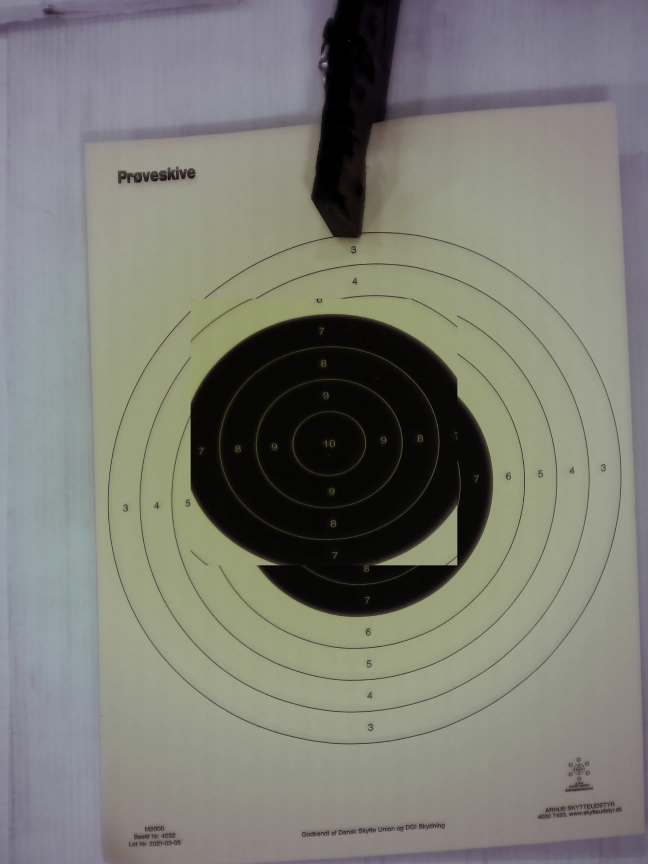
#> input picture test_corrected.jpg, 1944 x 2592 px, given in place of 10-shot-1.mkv, which was not available (shown at 1/3 size)
$ python analyze_false_positive.py
#> lines starting #> are read from the running program, lines starting #| are printed output that depends on the picture; after the words box and inside, x2 and y2 are one past the last pixel; in counts of white or black regions, pixels touching at a corner belong together; pictures that were not available may be replaced by others from this repository, and a replacement may not be noted
#> (reads sequential_detection_results.json from the repository)
### perspective.py
#!/usr/bin/env python3
"""
Perspective transformation and ellipse detection utilities
Handles ellipse detection, ellipse-to-circle transformation, debug visualization, and related calculations
"""
import cv2
import numpy as np
import os
import time
import yaml


class Perspective:
    """Handles perspective correction and ellipse detection for camera targeting systems"""

    def __init__(self, calibration_file="perspective_calibration.yaml"):
        self.calibration_file = calibration_file
        self.saved_perspective_matrix = None
        self.saved_ellipse_data = None
        self.saved_checkerboard_data = None
        self.calibration_method = None  # 'ellipse' or 'checkerboard'
        self.calibration_resolution = None
        self.debug_mode = False
        self.debug_frame = None

        # Load saved calibration on startup
        self.load_calibration()

    def set_debug_mode(self, enabled):
        """Enable or disable debug visualization"""
        self.debug_mode = enabled

    def get_debug_frame(self):
        """Get the current debug frame"""
        return self.debug_frame

    # [882 lines left out: functions analyze_ring_detection, experimental_ellipse_detection, draw_all_ellipses, create_ellipse_to_circle_transform, measure_circle_circularity, transform_ellipse_center and 10 more, not called in this run]

    def apply_perspective_correction(self, frame, matrix=None, output_size=None):
        """
        Apply perspective correction to frame using the original frame dimensions
        Handles both affine (2x3) and perspective (3x3) transformation matrices
        """
        # Use saved matrix if none provided
        if matrix is None:
            matrix = self.saved_perspective_matrix

        if matrix is None:
            return None

        # Use original frame dimensions if output_size not specified
        if output_size is None:
            input_height, input_width = frame.shape[:2]
            output_size = (input_width, input_height)

        # Apply the transformation
        if matrix.shape == (2, 3):
            return cv2.warpAffine(frame, matrix, output_size)
        elif matrix.shape == (3, 3):
            return cv2.warpPerspective(frame, matrix, output_size)
        else:
            print(f"Unsupported matrix shape: {matrix.shape}")
            return None

    # [33 lines left out: function save_calibration, not called in this run]

    def load_calibration(self):
        """Load perspective calibration from YAML file"""
        if not os.path.exists(self.calibration_file):
            print(f"No calibration file found at {self.calibration_file}")
            return False, "No calibration file found"

        try:
            with open(self.calibration_file, 'r') as f:
                calibration_data = yaml.safe_load(f)

            # Load perspective matrix and resolution
            if 'perspective_matrix' in calibration_data:
                self.saved_perspective_matrix = np.array(calibration_data['perspective_matrix'], dtype=np.float32)
                self.calibration_resolution = calibration_data.get('camera_resolution', None)

            # Load calibration method
            self.calibration_method = calibration_data.get('calibration_method', 'unknown')

            # Load method-specific data
            if 'ellipse_data' in calibration_data:
                self.saved_ellipse_data = calibration_data['ellipse_data']
            if 'checkerboard_data' in calibration_data:
                self.saved_checkerboard_data = calibration_data['checkerboard_data']

            timestamp = calibration_data.get('timestamp', 0)
            age_hours = (time.time() - timestamp) / 3600

            method_name = self.calibration_method or 'unknown'
            print(f"Perspective calibration ({method_name}) loaded from {self.calibration_file} (age: {age_hours:.1f} hours)")
            return True, f"Calibration loaded successfully ({method_name}, age: {age_hours:.1f}h)"

        except Exception as e:
            error_msg = f"Failed to load calibration: {str(e)}"
            print(error_msg)
            return False, error_msg

    # [567 lines left out: functions detect_checkerboard_corners, create_checkerboard_perspective_transform, calibrate_perspective_checkerboard, calibrate_perspective_ellipse_iterative, _create_iterative_debug_frame, calibrate_perspective and 1 more, not called in this run]

    def get_perspective_matrix(self):
        """Get the current perspective matrix"""
        return self.saved_perspective_matrix

### analyze_false_positive.py
#!/usr/bin/env python3
"""
Analyze a specific detection to understand why it's a false positive
"""

import cv2
import numpy as np
from perspective import Perspective
from target_detection import TargetDetector
import json
import os


def analyze_detection(video_path, shot_info, reference_frame_num=50):
    """
    Create detailed visualization showing why a detection occurred
    """
#> called with video_path = 'samples/10-shot-1.mkv', reference_frame_num = 50
    shot_num = shot_info['shot_number']
    frame_num = shot_info['frame_detected']
    shot_x, shot_y = shot_info['x'], shot_info['y']

    print(f"🔍 Analyzing Shot #{shot_num} (Frame {frame_num})")
    print(f"   Position: ({shot_x}, {shot_y})")
    print("=" * 70)

    cap = cv2.VideoCapture(video_path)
    perspective = Perspective()

    # Get reference frame
    cap.set(cv2.CAP_PROP_POS_FRAMES, reference_frame_num)
    ret, ref = cap.read()
#> ref is the input picture: shape (2592, 1944, 3); mean B, G, R 116.2, 124.1, 123.8
    ref = cv2.rotate(ref, cv2.ROTATE_90_COUNTERCLOCKWISE)
#> ref: shape (1944, 2592, 3)
    ref = perspective.apply_perspective_correction(ref)
    ref_gray = cv2.cvtColor(ref, cv2.COLOR_BGR2GRAY)

    # Get detection frame
    cap.set(cv2.CAP_PROP_POS_FRAMES, frame_num)
    ret, curr = cap.read()
    curr = cv2.rotate(curr, cv2.ROTATE_90_COUNTERCLOCKWISE)
    curr = perspective.apply_perspective_correction(curr)
    curr_gray = cv2.cvtColor(curr, cv2.COLOR_BGR2GRAY)

    cap.release()

    # Create ROI around detection
    roi_size = 150
    x1 = max(0, shot_x - roi_size)
    y1 = max(0, shot_y - roi_size)
    x2 = min(ref.shape[1], shot_x + roi_size)
#> x2 = 1220
    y2 = min(ref.shape[0], shot_y + roi_size)
#> y2 = 1446

    # Extract ROIs
    ref_roi = ref[y1:y2, x1:x2]
    curr_roi = curr[y1:y2, x1:x2]
    ref_gray_roi = ref_gray[y1:y2, x1:x2]
    curr_gray_roi = curr_gray[y1:y2, x1:x2]

    # Calculate difference in ROI
    diff_roi = cv2.absdiff(ref_gray_roi, curr_gray_roi)
#> diff_roi: shape (300, 300); every value is 0
    darker_roi = cv2.subtract(ref_gray_roi, curr_gray_roi)

    # Mark the detection point in ROI coordinates
    roi_x = shot_x - x1
    roi_y = shot_y - y1

    # Create visualizations
    # 1. Reference ROI with marker
    ref_marked = ref_roi.copy()
    cv2.drawMarker(ref_marked, (roi_x, roi_y), (0, 255, 0), cv2.MARKER_CROSS, 30, 3)
    cv2.circle(ref_marked, (roi_x, roi_y), 30, (0, 255, 0), 2)

    # 2. Current ROI with marker
    curr_marked = curr_roi.copy()
    cv2.drawMarker(curr_marked, (roi_x, roi_y), (0, 0, 255), cv2.MARKER_CROSS, 30, 3)
    cv2.circle(curr_marked, (roi_x, roi_y), 30, (0, 0, 255), 2)

    # 3. Difference map (enhanced)
    diff_enhanced = cv2.normalize(diff_roi, None, 0, 255, cv2.NORM_MINMAX)
    diff_colored = cv2.applyColorMap(diff_enhanced, cv2.COLORMAP_JET)
    cv2.drawMarker(diff_colored, (roi_x, roi_y), (255, 255, 255), cv2.MARKER_CROSS, 30, 3)
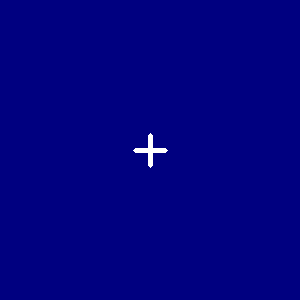
#> diff_colored: shape (300, 300, 3); mean B, G, R 128.4, 0.9, 0.9

    # 4. Darker regions map
    darker_enhanced = cv2.normalize(darker_roi, None, 0, 255, cv2.NORM_MINMAX)
    darker_colored = cv2.applyColorMap(darker_enhanced, cv2.COLORMAP_HOT)
#> darker_colored: shape (300, 300, 3); every value is 0
    cv2.drawMarker(darker_colored, (roi_x, roi_y), (255, 255, 255), cv2.MARKER_CROSS, 30, 3)
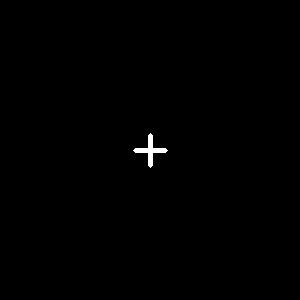
#> darker_colored: shape (300, 300, 3); 0.33% white; 1 white region, box (x1, y1, x2, y2) and area: (133, 133, 168, 168) 301

    # 5. Threshold visualization (what the detector sees)
    _, darker_thresh = cv2.threshold(darker_roi, 10, 255, cv2.THRESH_BINARY)
    darker_thresh_colored = cv2.cvtColor(darker_thresh, cv2.COLOR_GRAY2BGR)
    cv2.drawMarker(darker_thresh_colored, (roi_x, roi_y), (0, 0, 255), cv2.MARKER_CROSS, 30, 3)
#> darker_thresh_colored: shape (300, 300, 3); mean B, G, R 0, 0, 0.9

    # Add labels
    def add_label(img, text):
#> called with text = 'REFERENCE (frame 50)'
        labeled = img.copy()
        cv2.putText(labeled, text, (10, 30), cv2.FONT_HERSHEY_SIMPLEX,
                   0.7, (255, 255, 255), 2)
        cv2.rectangle(labeled, (0, 0), (img.shape[1]-1, img.shape[0]-1), (255, 255, 255), 2)
        return labeled

    ref_labeled = add_label(ref_marked, f"REFERENCE (frame {reference_frame_num})")
    curr_labeled = add_label(curr_marked, f"DETECTION (frame {frame_num})")
    diff_labeled = add_label(diff_colored, "DIFFERENCE (absolute)")
    darker_labeled = add_label(darker_colored, "DARKER REGIONS")
    thresh_labeled = add_label(darker_thresh_colored, "THRESHOLD (>10 units)")

    # Create grid layout
    row1 = np.hstack([ref_labeled, curr_labeled])
    row2 = np.hstack([diff_labeled, darker_labeled])
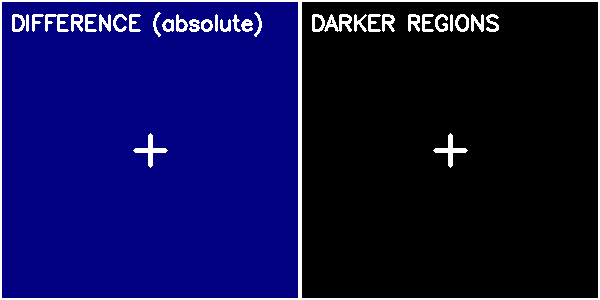
#> row2: shape (300, 600, 3); mean B, G, R 73.3, 12.6, 12.6
    row3_padding = np.zeros_like(thresh_labeled)
    row3 = np.hstack([thresh_labeled, row3_padding])
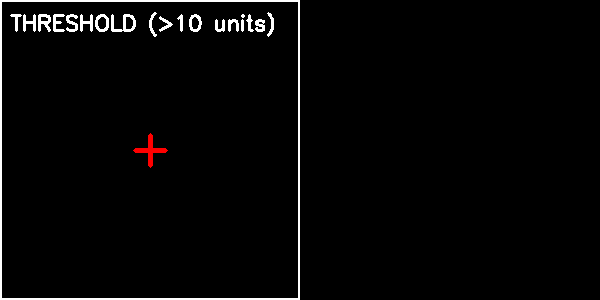
#> row3: shape (300, 600, 3); mean B, G, R 6, 6, 6.4

    # Ensure all rows have same width
    max_width = max(row1.shape[1], row2.shape[1], row3.shape[1])
#> max_width = 600

    if row3.shape[1] < max_width:
        padding = np.zeros((row3.shape[0], max_width - row3.shape[1], 3), dtype=np.uint8)
        row3 = np.hstack([row3, padding])

    grid = np.vstack([row1, row2, row3])
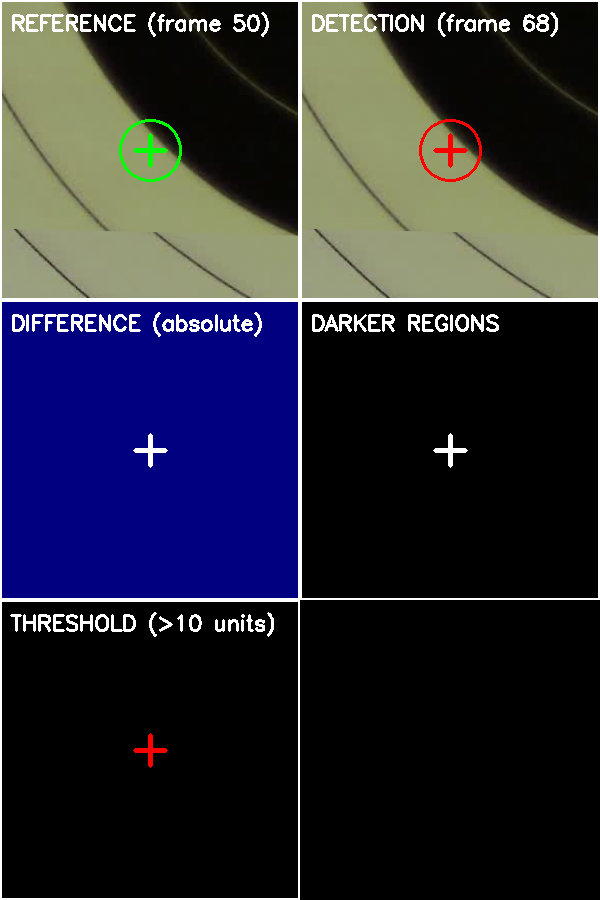
#> grid: shape (900, 600, 3); mean B, G, R 52.8, 41.6, 40.8

    # Add analysis info
    info_height = 150
    info_panel = np.zeros((info_height, grid.shape[1], 3), dtype=np.uint8)
    info_panel[:] = (40, 40, 40)

    # Calculate statistics at detection point
    sample_size = 10
    sy1 = max(0, roi_y - sample_size)
    sy2 = min(ref_gray_roi.shape[0], roi_y + sample_size)
#> sy2 = 160
    sx1 = max(0, roi_x - sample_size)
    sx2 = min(ref_gray_roi.shape[1], roi_x + sample_size)
#> sx2 = 160

    ref_val = np.mean(ref_gray_roi[sy1:sy2, sx1:sx2])
#> ref_val = 147.1
    curr_val = np.mean(curr_gray_roi[sy1:sy2, sx1:sx2])
#> curr_val = 147.1
    diff_val = ref_val - curr_val
#> diff_val = 0

    max_darker = np.max(darker_roi)
#> max_darker = 0
    mean_darker = np.mean(darker_roi)
#> mean_darker = 0
    darker_pixels = np.sum(darker_roi > 10)
#> darker_pixels = 0

    y_pos = 30
    cv2.putText(info_panel, f"Shot #{shot_num} Analysis - Position ({shot_x}, {shot_y})",
               (20, y_pos), cv2.FONT_HERSHEY_SIMPLEX, 0.8, (255, 255, 255), 2)

    y_pos += 35
    cv2.putText(info_panel, f"Reference intensity: {ref_val:.1f}  |  Detection intensity: {curr_val:.1f}  |  Difference: {diff_val:.1f}",
               (20, y_pos), cv2.FONT_HERSHEY_SIMPLEX, 0.6, (200, 200, 200), 1)

    y_pos += 30
    cv2.putText(info_panel, f"ROI darker pixels (>10): {darker_pixels}/{darker_roi.size} ({100*darker_pixels/darker_roi.size:.1f}%)",
               (20, y_pos), cv2.FONT_HERSHEY_SIMPLEX, 0.6, (200, 200, 200), 1)

    y_pos += 30
    cv2.putText(info_panel, f"Max darker: {max_darker:.0f}  |  Mean darker: {mean_darker:.1f}",
               (20, y_pos), cv2.FONT_HERSHEY_SIMPLEX, 0.6, (200, 200, 200), 1)
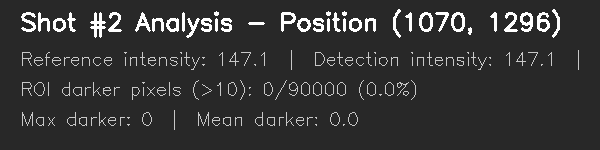
#> info_panel: shape (150, 600, 3); min 40, max 255, mean 52.6

    # Final composite
    final = np.vstack([info_panel, grid])
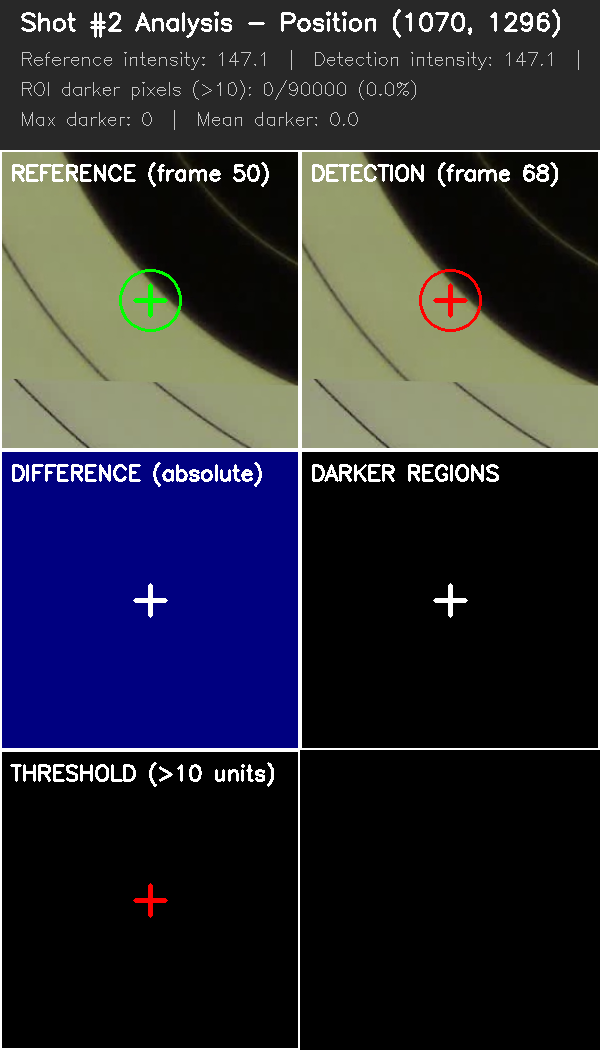
#> final: shape (1050, 600, 3); mean of channels 0, 1, 2 52.8, 43.2, 42.5; drawn as B, G, R

    # Save
    output_dir = "test_outputs/false_positive_analysis"
    os.makedirs(output_dir, exist_ok=True)

    filename = f"{output_dir}/shot_{shot_num:02d}_frame_{frame_num:04d}_analysis.jpg"
    cv2.imwrite(filename, final)

    print(f"\n📊 Statistics at detection point:")
    print(f"   Reference intensity: {ref_val:.1f}")
#|    Reference intensity: 147.1
    print(f"   Current intensity: {curr_val:.1f}")
#|    Current intensity: 147.1
    print(f"   Difference (ref - curr): {diff_val:.1f}")
#|    Difference (ref - curr): 0.0
    print(f"   Darker pixels in ROI: {darker_pixels} ({100*darker_pixels/darker_roi.size:.1f}%)")
#|    Darker pixels in ROI: 0 (0.0%)
    print(f"   Max darkness in ROI: {max_darker:.0f}")
#|    Max darkness in ROI: 0
    print(f"   Mean darkness in ROI: {mean_darker:.1f}")
#|    Mean darkness in ROI: 0.0

    print(f"\n💾 Saved detailed analysis to: {filename}")

    return {
        'ref_intensity': ref_val,
        'curr_intensity': curr_val,
        'difference': diff_val,
        'darker_pixels': darker_pixels,
        'max_darker': max_darker,
        'mean_darker': mean_darker
    }


if __name__ == "__main__":
    # Load detection results
    with open('sequential_detection_results.json', 'r') as f:
        results = json.load(f)

    shots = results['shots']
    reference_frame = results['reference_frame']

    video_path = "samples/10-shot-1.mkv"

    print("🔬 Analyzing detections for false positives")
    print("=" * 70)

    # Analyze shots 2-7 (suspected false positives)
    for shot_num in [2, 3, 4, 5, 6, 7]:
        if shot_num <= len(shots):
            shot = shots[shot_num - 1]
            print(f"\n{'='*70}")
            stats = analyze_detection(video_path, shot, reference_frame)
#> stats = {'ref_intensity': 147.1, 'curr_intensity': 147.1, 'difference': 0, 'darker_pixels': 0, 'max_darker': 0, 'mean_darker': 0}

    print(f"\n✅ Analysis complete!")
    print(f"   Check test_outputs/false_positive_analysis/ for detailed visualizations")
